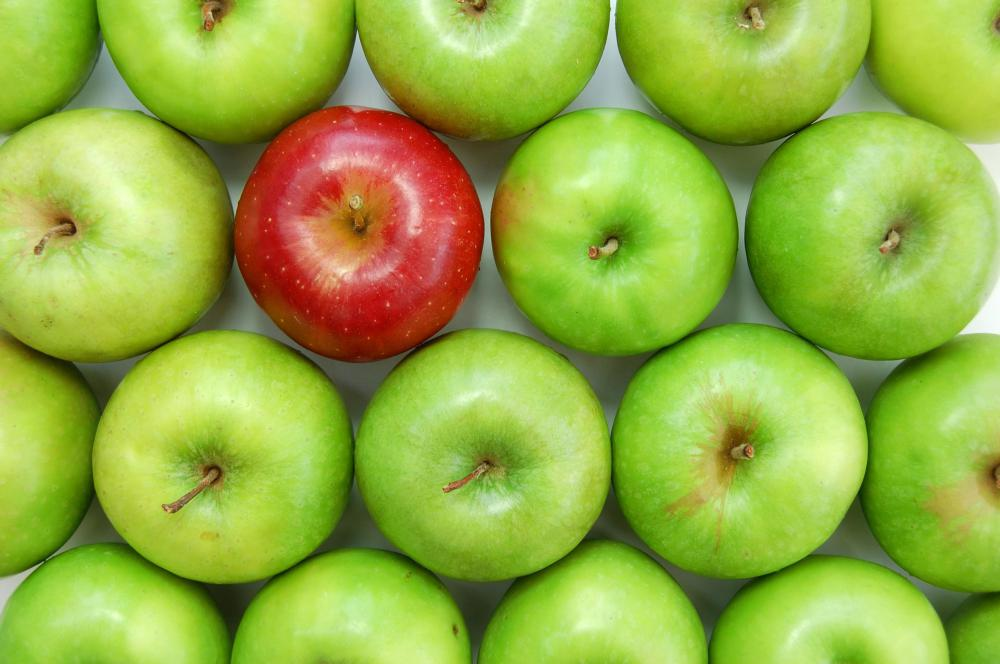
#> input picture Bimestre 2023-5/Procesamiento de Imágenes/Semana 2/manzanas.jpeg, 1000 x 664 px
$ jupyter execute 'Tutorial 1.ipynb'   (shell and % lines are left out)
#> lines starting #> are read from the running program, lines starting #| are printed output that depends on the picture; after the words box and inside, x2 and y2 are one past the last pixel; in counts of white or black regions, pixels touching at a corner belong together
# Tutorial - Adquisición de imágenes y pixeles

Durante la semana hemos los conceptos básicos para cargar y manipular imágenes.
En este tutorial abordaremos los siguientes conceptos:

- Librerías para manipular imágenes en Python (OpenCV, Numpy y Matplotlib)
- Cómo cargar imágenes en Python (escala de grises y RGB)
- Ejemplo sencillo de segmentación de imágenes

# Instalar librerías

## OpenCV

La librería principal que usaremos para trabajar con imágenes se llama OpenCV. Pueden instalar esta librería corriendo el siguiente comando:

Luego, pueden importar el paquete ```cv2```:

[cell 1]
import cv2

Al instalar OpenCV por default se instalan Numpy y Matplotlib.

## NumPy

Las imágenes se suelen cargar como matrices de pixeles, por lo que usaremos NumPy para manipular esas matrices.

## Matplotlib

Si bien usaremos OpenCV para la mayoría nuestros propósitos, la librería Matplotlib también tiene funciones útiles para trabajar con imágenes. Durante este tutorial usaremos Matplotlib principalmente para visualizar las imágenes.

# Cargar imágenes

[cell 2]
import cv2
import numpy as np
import matplotlib.pyplot as plt

## Cargando imágenes con Matplotlib

En Matplotlib se pueden cargar imágenes usando ```imread```. Esta función recibe el nombre de un archivo y retorna una matriz de los pixeles de la imágenes.

**Las imágenes a color se cargan en formato RGB**

[cell 3]
imagen_plt = plt.imread('manzanas.jpeg')
#> imagen_plt is the input picture: shape (664, 1000, 3); mean R, G, B 148.5, 174.9, 65.1

[cell 4]
print("Las dimensiones de la imagen son:", imagen_plt.shape)
#| Las dimensiones de la imagen son: (664, 1000, 3)

[cell 5]
plt.title('Imagen cargada con Matplotlib')
plt.imshow(imagen_plt)

## Cargando imágenes con OpenCV

OpenCV también tiene una función ```imread``` que nos da un poco más de libertad al momento de cargar una imagen. En particular, nos permite cargar imagenes en escala de grises y a color.

### Cargar imágenes en escala de grises

[cell 6]
# Para cargar en escala de grises usamos cv2.IMREAD_GRAYSCALE
imagen_cv2_gray = cv2.imread('manzanas.jpeg', cv2.IMREAD_GRAYSCALE)
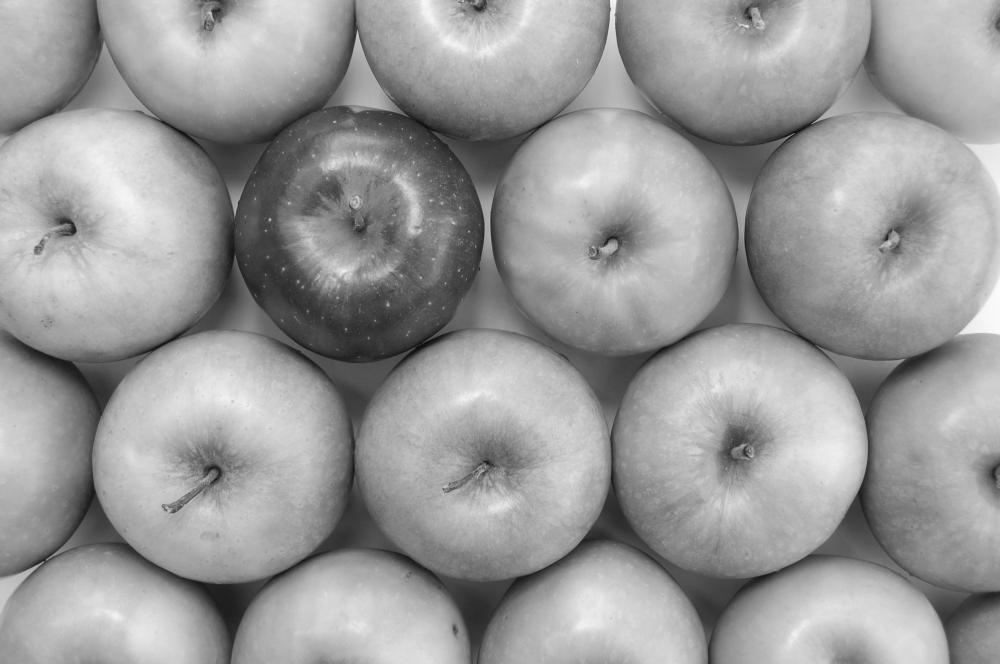
#> imagen_cv2_gray: shape (664, 1000); min 3, max 254, mean 154.4

[cell 7]
print("Las dimensiones de la imagen son:", imagen_cv2_gray.shape)
#| Las dimensiones de la imagen son: (664, 1000)

[cell 8]
plt.title('Imagen cargada con OpenCV en escala de grises')
plt.imshow(imagen_cv2_gray, cmap='gray') # cmap='gray' es para escala de grises

### Cargar imágenes a color

[cell 9]
# Para cargar imágenes a color usamos cv2.IMREAD_COLOR
imagen_cv2_color = cv2.imread('manzanas.jpeg', cv2.IMREAD_COLOR)

[cell 10]
print("Las dimensiones de la imagen son:", imagen_cv2_color.shape)
#| Las dimensiones de la imagen son: (664, 1000, 3)

[cell 11]
plt.title('Imagen cargada con OpenCV a color')
plt.imshow(imagen_cv2_color)

**Por qué los colores están tan extraños??**

Esto ocurre porque Matplotlib asume que los datos están en formato RGB (rojo, verde y azul). Sin embargo, OpenCV carga las imágenes en formato BGR (azul, verde y rojo). Para arreglar esto debemos cambiar el orden de los colores en la imagen cargada con OpenCV.

[cell 12]
# Esto invierte el orden de la última dimensión de la matriz (es decir, la de los colores)
imagen_cv2_rgb = imagen_cv2_color[:, :, ::-1]

[cell 13]
plt.title('Imagen cargada con OpenCV en RGB')
plt.imshow(imagen_cv2_rgb)

Mucho mejor!! Ahora comprobemos que esta es la misma imagen que en Matplotlib

[cell 14]
np.array_equal(imagen_plt, imagen_cv2_rgb)
#> Out = True

# Canales RGB

[cell 15]
imagen_rgb = cv2.imread('manzanas.jpeg', cv2.IMREAD_COLOR)[:, :, ::-1]

canal_r = imagen_rgb[:, :, 0]
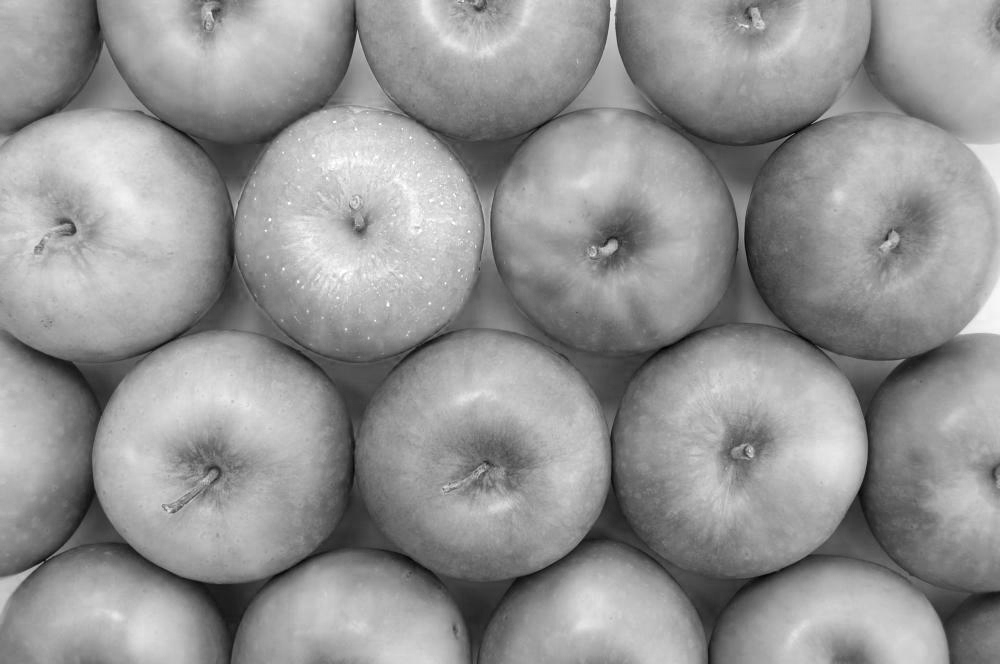
#> canal_r: shape (664, 1000); min 0, max 255, mean 148.5
canal_g = imagen_rgb[:, :, 1]
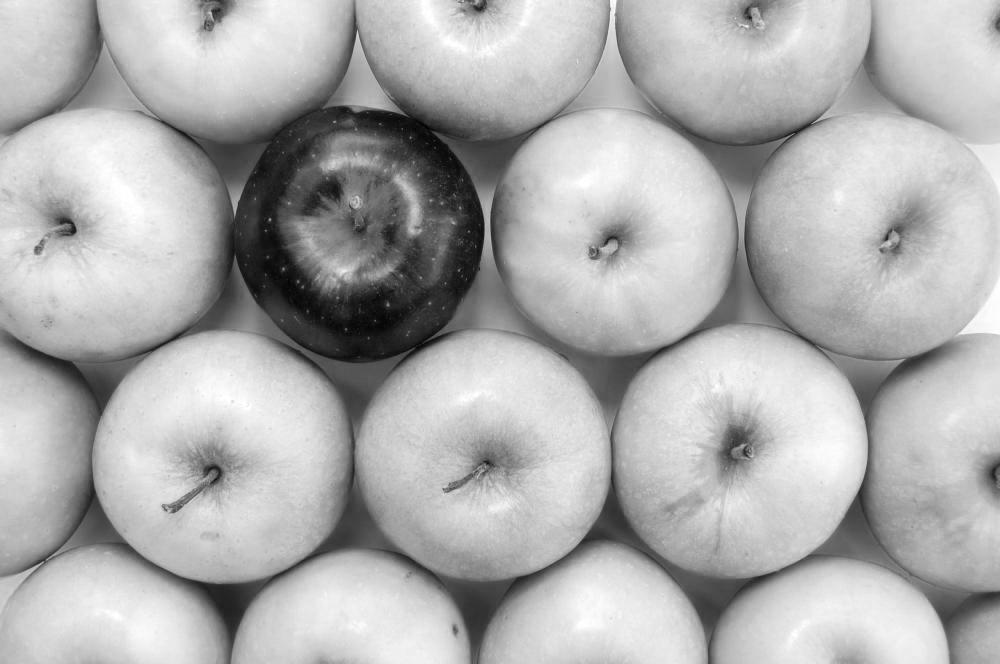
#> canal_g: shape (664, 1000); min 0, max 255, mean 174.9
canal_b = imagen_rgb[:, :, 2]
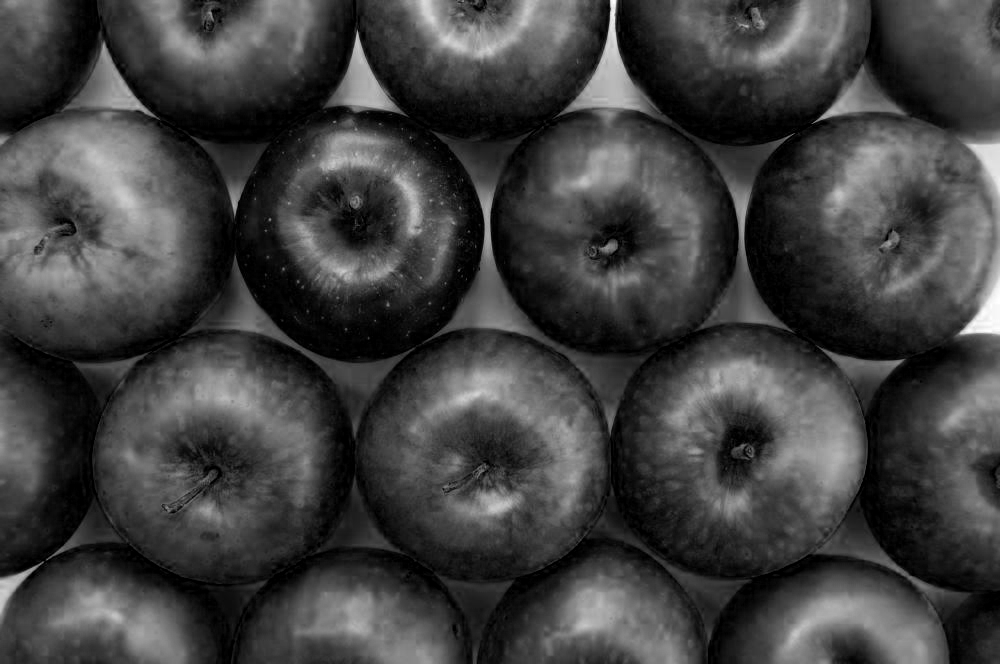
#> canal_b: shape (664, 1000); min 0, max 255, mean 65.1

[cell 16]
plt.figure(figsize=(12, 8))

# Imagen a color
plt.subplot(2,1,1)
plt.title('Imagen en RGB')
plt.imshow(imagen_cv2_rgb)

# Canal R
X = [ (2,3,4), (2,3,5), (2,3,6) ]


# Imagen a color
plt.subplot(2,3,4)
plt.title('Canal Rojo')
plt.imshow(canal_r, cmap='gray')

# Imagen a color
plt.subplot(2,3,5)
plt.title('Canal Verde')
plt.imshow(canal_g, cmap='gray')

# Imagen a color
plt.subplot(2,3,6)
plt.title('Canal Azul')
plt.imshow(canal_b, cmap='gray')

# Segmentación de imágenes

El proceso de segmentación consiste en separar distintos elementos de una imagen que nos puedan interesar.

Como ejemplo, veremos si podemos separar la manzana roja de las manzanas verdes.

[cell 17]
plt.title("Histograma de intensidades en canal verde")
plt.ylabel("Frecuencia")
plt.xlabel("Intensidad")
plt.hist(canal_g.ravel())
plt.show()
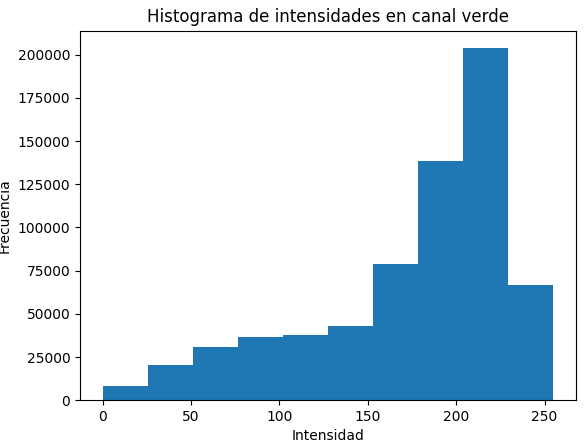
#> figure drawn by matplotlib, 1 panel; tallest bar 203742 high, from x = 204 to 229.5

[cell 18]
plt.title("Histograma de intensidades en canal rojo")
plt.ylabel("Frecuencia")
plt.xlabel("Intensidad")
plt.hist(canal_r.ravel())
plt.show()
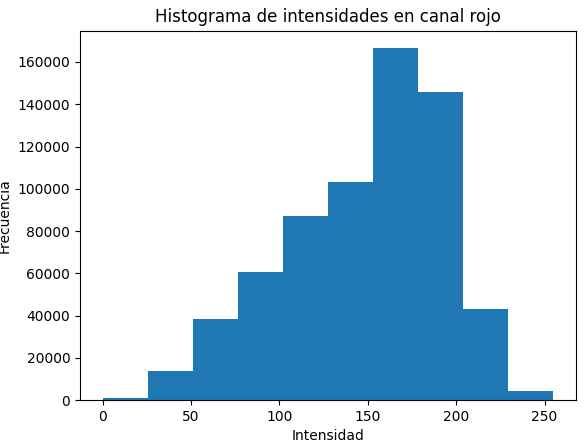
#> figure drawn by matplotlib, 1 panel; tallest bar 166498 high, from x = 153 to 178.5

[cell 19]
# Primer paso:
imagen_bin = (canal_g < 150) & (canal_r > 150)
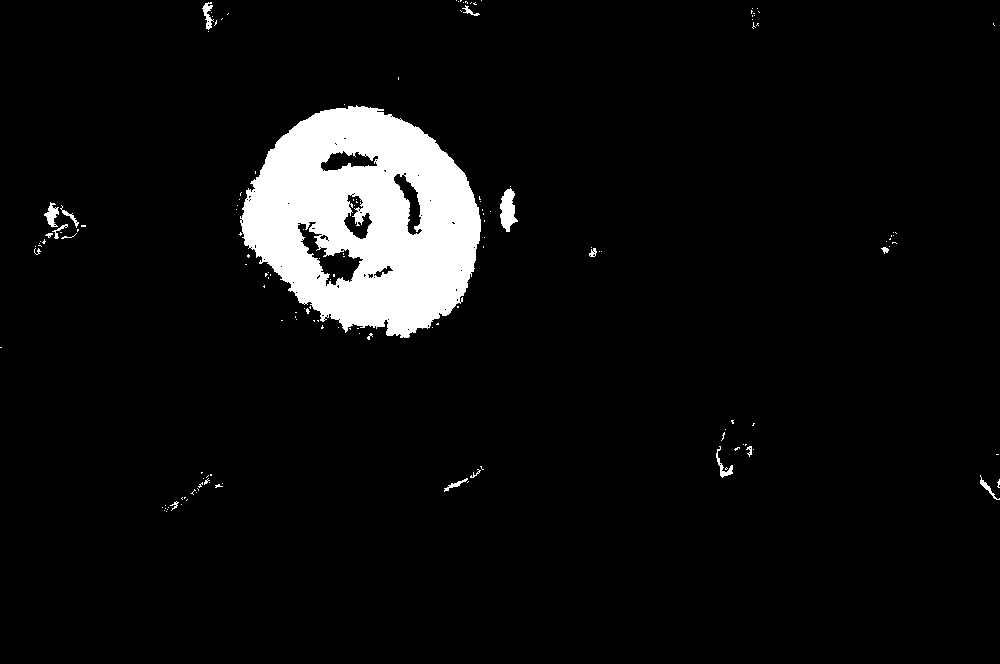
#> imagen_bin: shape (664, 1000) bool; 5.9% white; 152 white regions (134 under 20 px), largest, box (x1, y1, x2, y2) and area: (240, 105, 481, 338) 37024, (500, 188, 518, 232) 493, (44, 202, 59, 227) 193

print("Matriz binaria: (Cumple la condición -> True; No la cumple -> False)")
print()
print(imagen_bin)
#> (printed output is left out)

[cell 20]
plt.title("Canal verde binario\n(Cumple la condición -> Blanco; No la cumple -> Negro)")
plt.imshow(imagen_bin, cmap='gray')

[cell 21]
rgb_mask = np.stack([imagen_bin,imagen_bin,imagen_bin], axis=-1)
masked_image = np.multiply(imagen_rgb, rgb_mask)
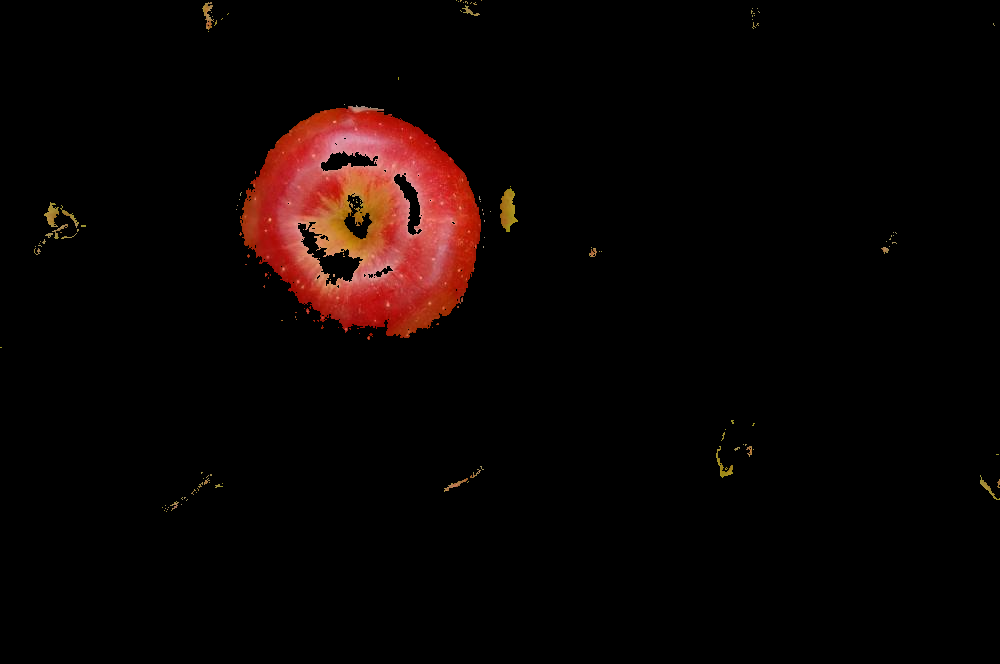
#> masked_image: shape (664, 1000, 3); mean R, G, B 11.3, 4.1, 3

fig, axes = plt.subplots(nrows=2, ncols=1, figsize=(12, 8))
axes[0].set_title("Imagen Original")
axes[0].imshow(imagen_rgb)

axes[1].set_title("Imagen filtrada")
axes[1].imshow(masked_image)
